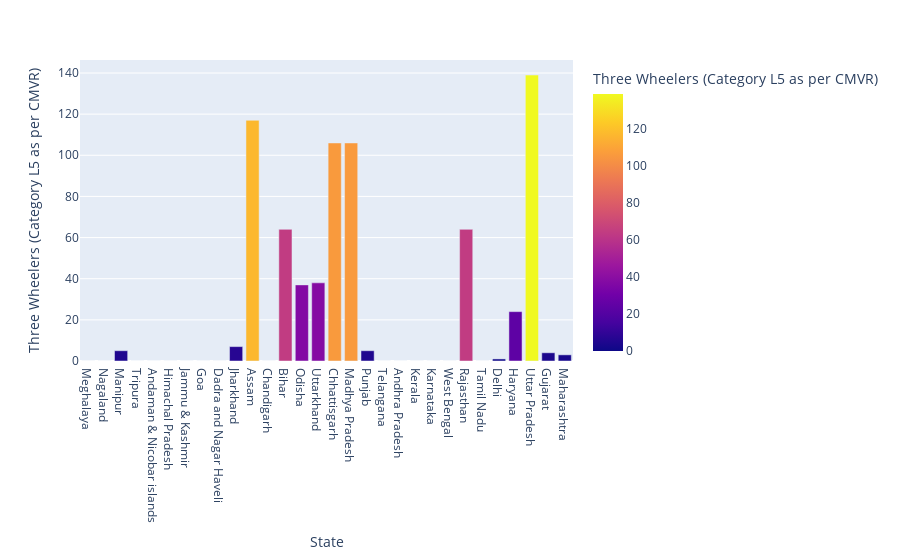

Here is the notebook cell this chart was saved with:
### Code cell
fig = px.bar(data,x = 'State',y = 'Three Wheelers (Category L5 as per CMVR)',color = 'Three Wheelers (Category L5 as per CMVR)')
pio.show(fig)

### Figure 1 — Plotly figure (JSON) as saved in the notebook; plotly's stock layout.template omitted (floating-point values rounded to 4 significant figures)
{"data": [{"alignmentgroup": "True", "hovertemplate": "State=%{x}<br>Three Wheelers (Category L5 as per CMVR)=%{marker.color}<extra></extra>", "legendgroup": "", "marker": {"color": [0, 0, 5, 0, 0, 0, 0, 0, 0, 7, 117, 0, 64, 37, 38, 106, 106, 5, 0, 0, 0, 0, 0, 64, 0, 1, 24, 139, 4, 3], "coloraxis": "coloraxis", "pattern": {"shape": ""}}, "name": "", "offsetgroup": "", "orientation": "v", "showlegend": false, "textposition": "auto", "type": "bar", "x": ["Meghalaya", "Nagaland", "Manipur", "Tripura", "Andaman & Nicobar islands", "Himachal Pradesh", "Jammu & Kashmir", "Goa", "Dadra and Nagar Haveli", "Jharkhand", "Assam", "Chandigarh", "Bihar", "Odisha", "Uttarkhand", "Chhattisgarh", "Madhya Pradesh", "Punjab", "Telangana", "Andhra Pradesh", "Kerala", "Karnataka", "West Bengal", "Rajasthan", "Tamil Nadu", "Delhi", "Haryana", "Uttar Pradesh", "Gujarat", "Maharashtra"], "xaxis": "x", "y": [0, 0, 5, 0, 0, 0, 0, 0, 0, 7, 117, 0, 64, 37, 38, 106, 106, 5, 0, 0, 0, 0, 0, 64, 0, 1, 24, 139, 4, 3], "yaxis": "y"}], "layout": {"autosize": true, "barmode": "relative", "coloraxis": {"colorbar": {"title": {"text": "Three Wheelers (Category L5 as per CMVR)"}}, "colorscale": [[0, "#0d0887"], [0.1111, "#46039f"], [0.2222, "#7201a8"], [0.3333, "#9c179e"], [0.4444, "#bd3786"], [0.5556, "#d8576b"], [0.6667, "#ed7953"], [0.7778, "#fb9f3a"], [0.8889, "#fdca26"], [1, "#f0f921"]]}, "legend": {"tracegroupgap": 0}, "margin": {"t": 60}, "xaxis": {"anchor": "y", "autorange": true, "domain": [0, 1], "range": [-0.5, 29.5], "title": {"text": "State"}, "type": "category"}, "yaxis": {"anchor": "x", "autorange": true, "domain": [0, 1], "range": [0, 146.3], "title": {"text": "Three Wheelers (Category L5 as per CMVR)"}, "type": "linear"}}}
